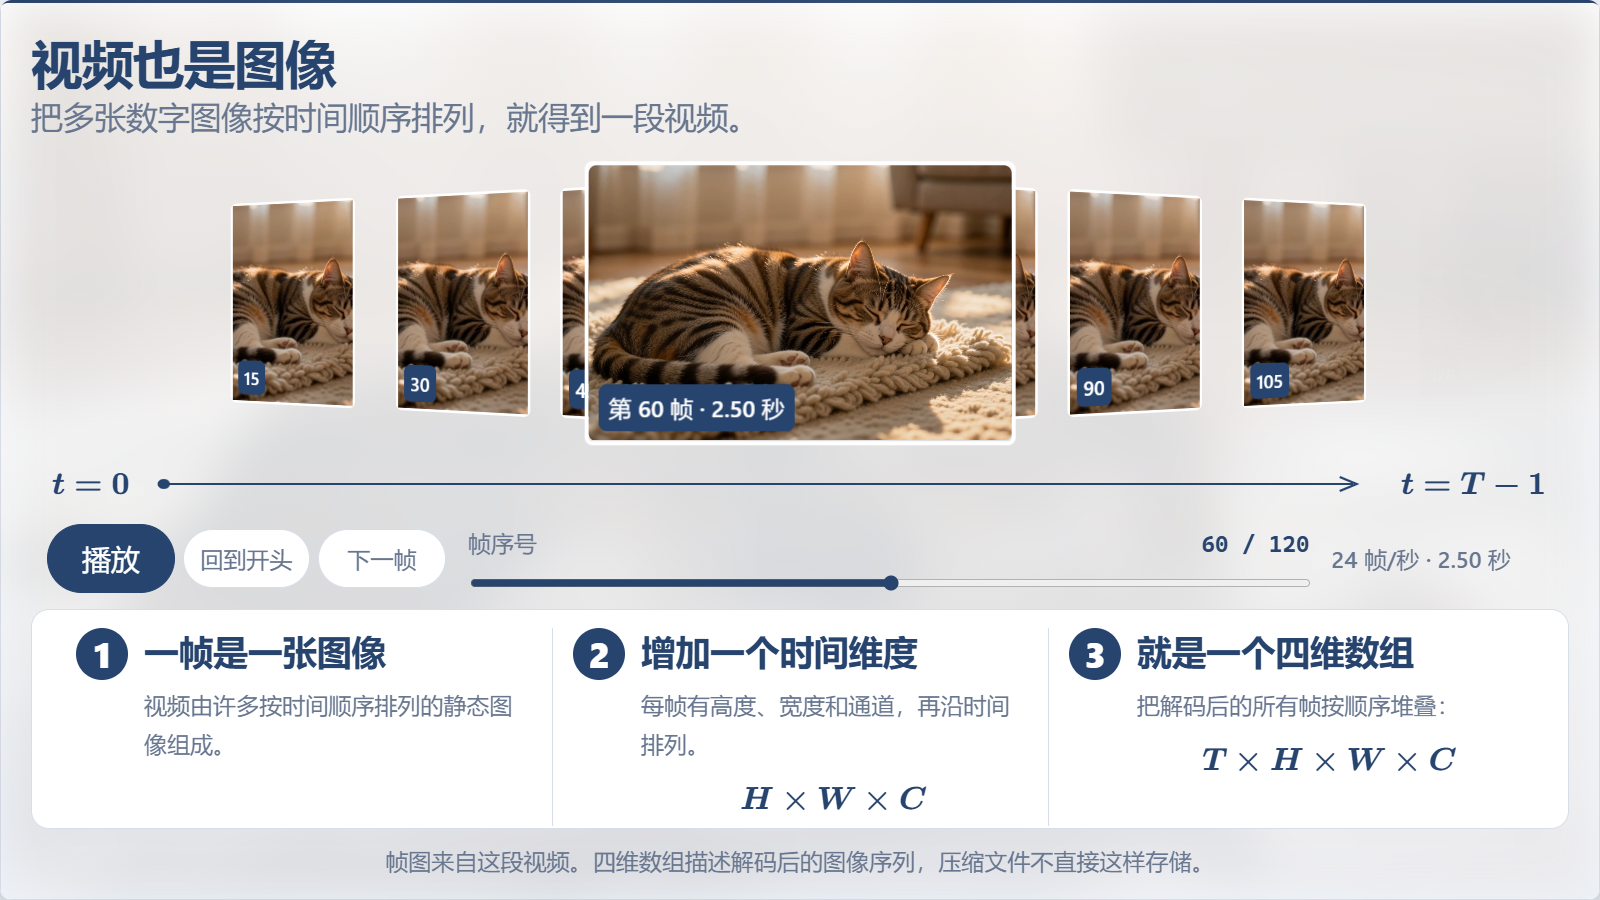

This figure's Python source:
from playwright.sync_api import sync_playwright
import json
from PIL import Image
with sync_playwright() as p:
 b=p.chromium.launch(headless=True,channel='chrome')
 page=b.new_page(viewport={'width':2200,'height':1400},device_scale_factor=1)
 page.goto('http://localhost:5173/scenedeck/?deck=digital-image-intro&slide=video-frames')
 page.wait_for_selector('.di-video__body[data-ready="true"]',timeout=15000)
 page.evaluate("""() => {let e=document.querySelector('.di-video');while(e){if(getComputedStyle(e).transform!=='none')e.style.transform='none';e=e.parentElement}}""")
 page.locator('.di-video').screenshot(path='work/video-check/fixed-center.png')
 before=page.locator('.di-video__hero').bounding_box()
 x1=page.locator('[data-preview-frame="90"]').bounding_box()['x']
 page.get_by_role('button',name='播放',exact=True).click()
 page.wait_for_function("Number(document.querySelector('.di-video__body').dataset.frame)>=78")
 page.get_by_role('button',name='暂停',exact=True).click()
 after=page.locator('.di-video__hero').bounding_box()
 x2=page.locator('[data-preview-frame="90"]').bounding_box()['x']
 assert before==after,(before,after)
 assert x2<x1-100,(x1,x2)
 print('Fixed center:',before,'Thumbnail leftward movement:',x1-x2)
 page.locator('.di-video').screenshot(path='work/video-check/fixed-center-playing.png')
 page.get_by_role('button',name='回到开头',exact=True).click()
 page.wait_for_function("document.querySelector('.di-video__body').dataset.frame==='0'")
 page.get_by_role('button',name='下一帧',exact=True).click()
 page.wait_for_function("document.querySelector('.di-video__body').dataset.frame==='1'")
 page.get_by_role('slider',name='帧序号',exact=True).fill('120')
 page.wait_for_function("document.querySelector('.di-video__body').dataset.frame==='120'")
 page.get_by_role('button',name='重播',exact=True).click()
 page.wait_for_function("Number(document.querySelector('.di-video__body').dataset.frame)<30 && document.querySelector('.di-video__body').dataset.playing==='true'")
 page.get_by_role('button',name='暂停',exact=True).click()
 print('bounds:',page.evaluate("""() => {const s=document.querySelector('.di-video'),b=s.getBoundingClientRect();return {size:[b.width,b.height],outside:[...s.querySelectorAll('*')].filter(e=>{const r=e.getBoundingClientRect();return r.width&&r.height&&(r.left<b.left-1||r.top<b.top-1||r.right>b.right+1||r.bottom>b.bottom+1)}).map(e=>e.className)}}"""))
 failed=b.new_page(viewport={'width':1600,'height':1000})
 failed.route('**/video_1791531788070.mp4',lambda route: route.abort())
 failed.goto('http://localhost:5173/scenedeck/?deck=digital-image-intro&slide=video-frames')
 failed.wait_for_selector('.di-video__fallback')
 failed.wait_for_function("document.querySelector('.di-video__fallback').naturalWidth>0")
 failed.get_by_role('slider',name='帧序号',exact=True).fill('30')
 failed.wait_for_function("document.querySelector('.di-video__fallback').src.endsWith('/030.jpg') && document.querySelector('.di-video__fallback').complete")
 print('MP4 failure fallback: real frame 30 visible')
 Image.open('work/video-check/fixed-center.png').resize((640,360),Image.Resampling.LANCZOS).save('assets/10da7e16-ff24-449a-9978-b74b99524e47/scenedeck-thumbnails/video-frames.png')
 b.close()
